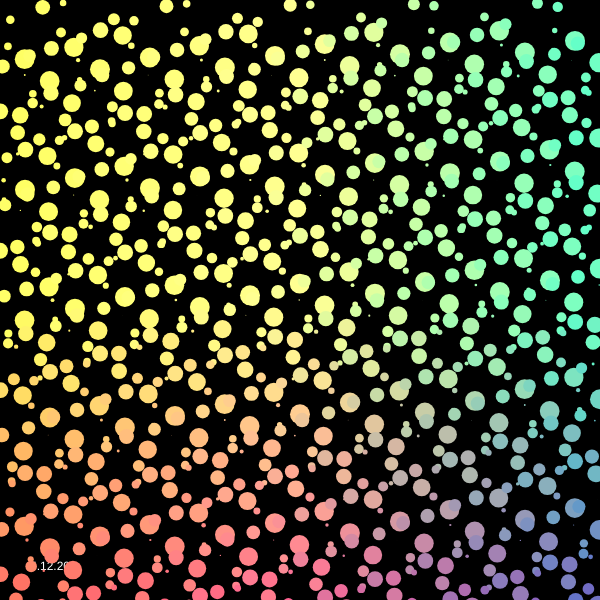
Frame 1 (no input)
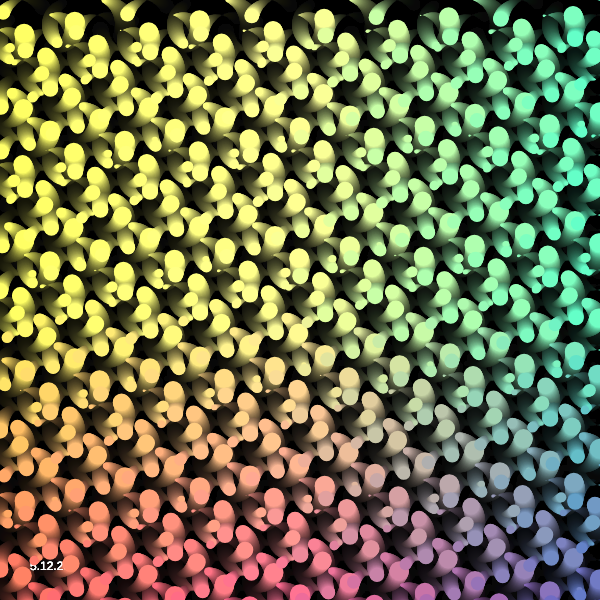
Frame 60 (no input)
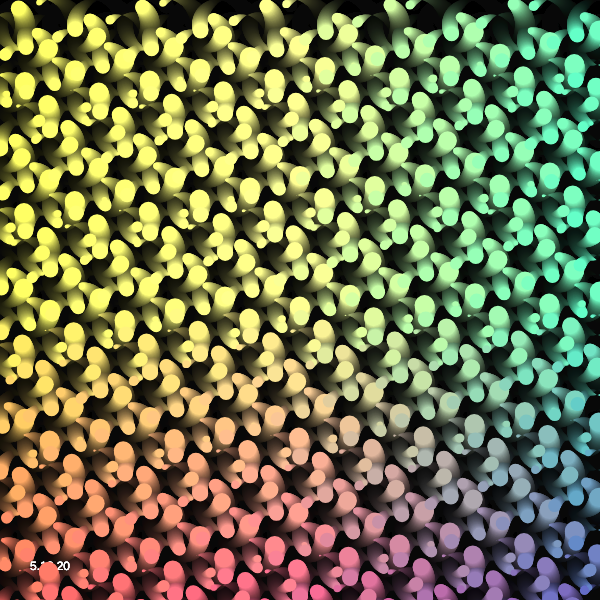
Frame 120 (the mouse pressed at the canvas centre since frame 60)

The p5.js sketch that drew these frames (run headless with seeded random() and noise() and a simulated clock; from frame 60 on, the mouse is pressed at the canvas centre):

// p5.js sketch
// ── sketch.js
var t;
var theta;
var maxFrameCount = 200; // frameCount, change for faster or slower animation

function setup() {
  createCanvas(600, 600);
  noStroke();
  background(0)
}

function draw() {
  background(0, 15);
    fill(255);
  text("5.12.20", 30, height - 30)
  translate(width/2, height/2); // translate 0,0 to center

  t = frameCount/maxFrameCount;
  theta = TWO_PI*t;

  for ( var x= -width/2; x <= width/2; x += 25) {
    for (var y= -height/2; y <= height/2; y += 15) {
      var offSet = 0.1*x+y+y;   // play with offSet to change map below

      var x2 = map(sin(-theta+offSet), 0, 1, 0, 25); // map x position
      var y2 = map(cos(-theta+offSet), 0, 1, 25, 0); // map y position
       var sz2 = map(sin(-theta+offSet), 0, 1, 2, 20); // map size off the ellipse
      fill(250-(x/2), 250-(y/2), 150+(x/6)); // color with gradient created
    //  stroke(250-(x/2) - 10, 250-(y/2) - 10 , 150+(x/6) - 10)
      ellipse(x+x2, y+y2, sz2, sz2);

    }
  }

}
